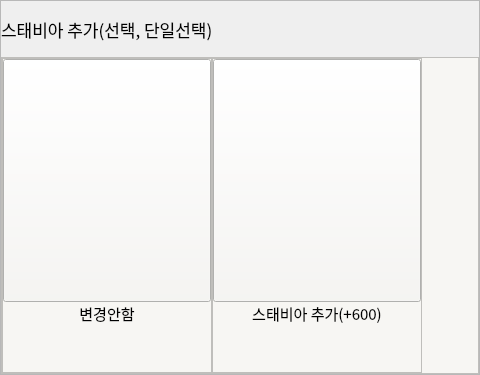
                 <widget class="QFrame" name="option_frame_8">
                  <property name="minimumSize">
                   <size>
                    <width>0</width>
                    <height>375</height>
                   </size>
                  </property>
                  <property name="maximumSize">
                   <size>
                    <width>23592958</width>
                    <height>375</height>
                   </size>
                  </property>
                  <property name="styleSheet">
                   <string notr="true"/>
                  </property>
                  <property name="frameShape">
                   <enum>QFrame::StyledPanel</enum>
                  </property>
                  <property name="frameShadow">
                   <enum>QFrame::Raised</enum>
                  </property>
                  <layout class="QVBoxLayout" name="verticalLayout_10">
                   <property name="spacing">
                    <number>0</number>
                   </property>
                   <property name="leftMargin">
                    <number>0</number>
                   </property>
                   <property name="topMargin">
                    <number>0</number>
                   </property>
                   <property name="rightMargin">
                    <number>0</number>
                   </property>
                   <property name="bottomMargin">
                    <number>0</number>
                   </property>
                   <item>
                    <widget class="QLabel" name="option_8_title">
                     <property name="minimumSize">
                      <size>
                       <width>0</width>
                       <height>0</height>
                      </size>
                     </property>
                     <property name="maximumSize">
                      <size>
                       <width>23592958</width>
                       <height>56</height>
                      </size>
                     </property>
                     <property name="font">
                      <font>
                       <family>Pretendard Medium</family>
                       <pointsize>13</pointsize>
                      </font>
                     </property>
                     <property name="text">
                      <string>스태비아 추가(선택, 단일선택)</string>
                     </property>
                    </widget>
                   </item>
                   <item>
                    <widget class="QFrame" name="frame_8">
                     <property name="styleSheet">
                      <string notr="true">background-color: rgb(247, 246, 243);</string>
                     </property>
                     <property name="frameShape">
                      <enum>QFrame::StyledPanel</enum>
                     </property>
                     <property name="frameShadow">
                      <enum>QFrame::Raised</enum>
                     </property>
                     <layout class="QHBoxLayout" name="horizontalLayout_5">
                      <property name="spacing">
                       <number>0</number>
                      </property>
                      <property name="leftMargin">
                       <number>0</number>
                      </property>
                      <property name="topMargin">
                       <number>0</number>
                      </property>
                      <property name="rightMargin">
                       <number>0</number>
                      </property>
                      <property name="bottomMargin">
                       <number>0</number>
                      </property>
                      <item>
                       <widget class="QFrame" name="frame_9">
                        <property name="minimumSize">
                         <size>
                          <width>210</width>
                          <height>0</height>
                         </size>
                        </property>
                        <property name="frameShape">
                         <enum>QFrame::StyledPanel</enum>
                        </property>
                        <property name="frameShadow">
                         <enum>QFrame::Raised</enum>
                        </property>
                        <layout class="QVBoxLayout" name="verticalLayout_11">
                         <property name="spacing">
                          <number>0</number>
                         </property>
                         <property name="leftMargin">
                          <number>0</number>
                         </property>
                         <property name="topMargin">
                          <number>0</number>
                         </property>
                         <property name="rightMargin">
                          <number>0</number>
                         </property>
                         <property name="bottomMargin">
                          <number>0</number>
                         </property>
                         <item>
                          <widget class="QPushButton" name="no_choice_stevia_add">
                           <property name="minimumSize">
                            <size>
                             <width>0</width>
                             <height>243</height>
                            </size>
                           </property>
                           <property name="cursor">
                            <cursorShape>OpenHandCursor</cursorShape>
                           </property>
                           <property name="text">
                            <string/>
                           </property>
                           <property name="icon">
                            <iconset>
                             <normaloff>../img/qt자료/forbidden_gray.png</normaloff>../img/qt자료/forbidden_gray.png</iconset>
                           </property>
                           <property name="iconSize">
                            <size>
                             <width>168</width>
                             <height>225</height>
                            </size>
                           </property>
                           <property name="checkable">
                            <bool>true</bool>
                           </property>
                          </widget>
                         </item>
                         <item>
                          <widget class="QLabel" name="option_8_label_1">
                           <property name="font">
                            <font>
                             <family>Pretendard Light</family>
                             <pointsize>11</pointsize>
                            </font>
                           </property>
                           <property name="text">
                            <string>변경안함</string>
                           </property>
                           <property name="alignment">
                            <set>Qt::AlignHCenter|Qt::AlignTop</set>
                           </property>
                          </widget>
                         </item>
                        </layout>
                       </widget>
                      </item>
                      <item>
                       <widget class="QFrame" name="frame_10">
                        <property name="minimumSize">
                         <size>
                          <width>210</width>
                          <height>0</height>
                         </size>
                        </property>
                        <property name="frameShape">
                         <enum>QFrame::StyledPanel</enum>
                        </property>
                        <property name="frameShadow">
                         <enum>QFrame::Raised</enum>
                        </property>
                        <layout class="QVBoxLayout" name="verticalLayout_12">
                         <property name="spacing">
                          <number>0</number>
                         </property>
                         <property name="leftMargin">
                          <number>0</number>
                         </property>
                         <property name="topMargin">
                          <number>0</number>
                         </property>
                         <property name="rightMargin">
                          <number>0</number>
                         </property>
                         <property name="bottomMargin">
                          <number>0</number>
                         </property>
                         <item>
                          <widget class="QPushButton" name="stevia_add">
                           <property name="minimumSize">
                            <size>
                             <width>0</width>
                             <height>243</height>
                            </size>
                           </property>
                           <property name="cursor">
                            <cursorShape>OpenHandCursor</cursorShape>
                           </property>
                           <property name="text">
                            <string/>
                           </property>
                           <property name="icon">
                            <iconset>
                             <normaloff>../img/option_img/stevia_2.png</normaloff>../img/option_img/stevia_2.png</iconset>
                           </property>
                           <property name="iconSize">
                            <size>
                             <width>210</width>
                             <height>225</height>
                            </size>
                           </property>
                           <property name="checkable">
                            <bool>true</bool>
                           </property>
                          </widget>
                         </item>
                         <item>
                          <widget class="QLabel" name="option_8_label_2">
                           <property name="font">
                            <font>
                             <family>Pretendard Light</family>
                             <pointsize>11</pointsize>
                            </font>
                           </property>
                           <property name="text">
                            <string>스태비아 추가(+600)</string>
                           </property>
                           <property name="alignment">
                            <set>Qt::AlignHCenter|Qt::AlignTop</set>
                           </property>
                          </widget>
                         </item>
                        </layout>
                       </widget>
                      </item>
                      <item>
                       <spacer name="horizontalSpacer_4">
                        <property name="orientation">
                         <enum>Qt::Horizontal</enum>
                        </property>
                        <property name="sizeHint" stdset="0">
                         <size>
                          <width>56</width>
                          <height>37</height>
                         </size>
                        </property>
                       </spacer>
                      </item>
                     </layout>
                    </widget>
                   </item>
                  </layout>
                 </widget>
